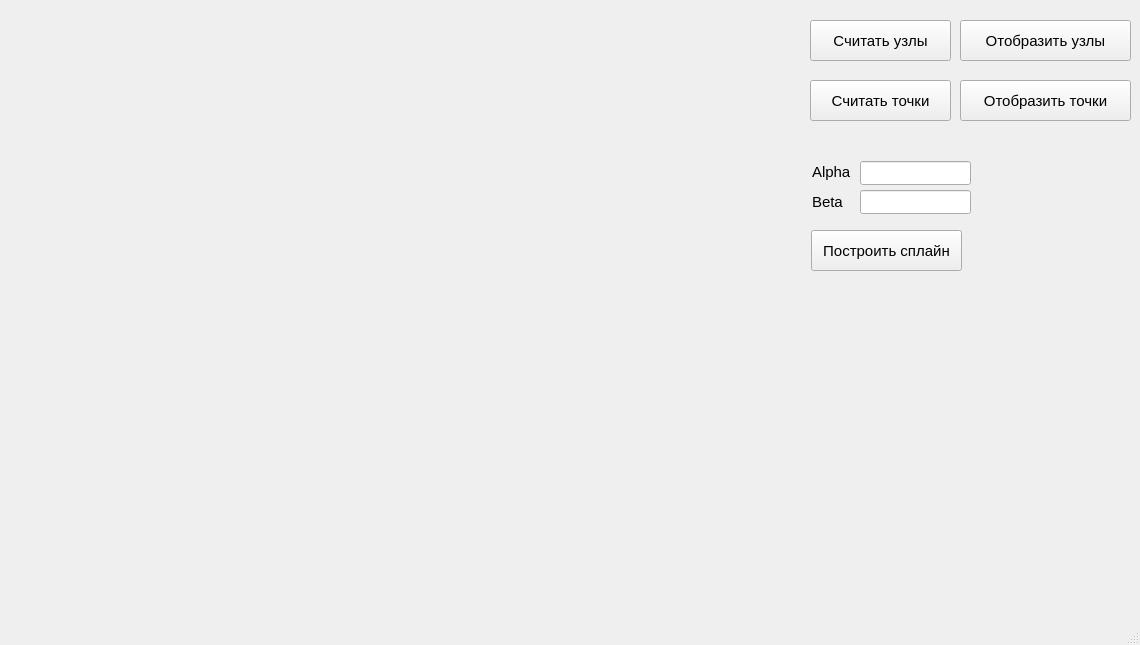
<?xml version="1.0" encoding="UTF-8"?>
<ui version="4.0">
 <class>MainWindow</class>
 <widget class="QMainWindow" name="MainWindow">
  <property name="geometry">
   <rect>
    <x>0</x>
    <y>0</y>
    <width>1140</width>
    <height>645</height>
   </rect>
  </property>
  <property name="windowTitle">
   <string>MainWindow</string>
  </property>
  <widget class="QWidget" name="centralwidget">
   <widget class="QLineEdit" name="lineEdit">
    <property name="geometry">
     <rect>
      <x>860</x>
      <y>161</y>
      <width>111</width>
      <height>24</height>
     </rect>
    </property>
   </widget>
   <widget class="QLabel" name="label">
    <property name="geometry">
     <rect>
      <x>812</x>
      <y>161</y>
      <width>44</width>
      <height>22</height>
     </rect>
    </property>
    <property name="font">
     <font>
      <pointsize>11</pointsize>
     </font>
    </property>
    <property name="text">
     <string>Alpha</string>
    </property>
   </widget>
   <widget class="QPushButton" name="pushButton_5">
    <property name="geometry">
     <rect>
      <x>811</x>
      <y>230</y>
      <width>151</width>
      <height>41</height>
     </rect>
    </property>
    <property name="font">
     <font>
      <pointsize>11</pointsize>
     </font>
    </property>
    <property name="text">
     <string>Построить сплайн</string>
    </property>
   </widget>
   <widget class="QLabel" name="label_2">
    <property name="geometry">
     <rect>
      <x>812</x>
      <y>191</y>
      <width>41</width>
      <height>22</height>
     </rect>
    </property>
    <property name="font">
     <font>
      <pointsize>11</pointsize>
     </font>
    </property>
    <property name="text">
     <string>Beta</string>
    </property>
   </widget>
   <widget class="QLineEdit" name="lineEdit_2">
    <property name="geometry">
     <rect>
      <x>860</x>
      <y>190</y>
      <width>111</width>
      <height>24</height>
     </rect>
    </property>
   </widget>
   <widget class="QPushButton" name="pushButton">
    <property name="geometry">
     <rect>
      <x>810</x>
      <y>20</y>
      <width>141</width>
      <height>41</height>
     </rect>
    </property>
    <property name="font">
     <font>
      <pointsize>11</pointsize>
     </font>
    </property>
    <property name="text">
     <string>Считать узлы</string>
    </property>
   </widget>
   <widget class="QCustomPlot" name="widget" native="true">
    <property name="geometry">
     <rect>
      <x>10</x>
      <y>10</y>
      <width>751</width>
      <height>591</height>
     </rect>
    </property>
   </widget>
   <widget class="QPushButton" name="pushButton_3">
    <property name="geometry">
     <rect>
      <x>810</x>
      <y>80</y>
      <width>141</width>
      <height>41</height>
     </rect>
    </property>
    <property name="font">
     <font>
      <pointsize>11</pointsize>
     </font>
    </property>
    <property name="text">
     <string>Считать точки</string>
    </property>
   </widget>
   <widget class="QPushButton" name="pushButton_6">
    <property name="geometry">
     <rect>
      <x>960</x>
      <y>20</y>
      <width>171</width>
      <height>41</height>
     </rect>
    </property>
    <property name="font">
     <font>
      <pointsize>11</pointsize>
     </font>
    </property>
    <property name="text">
     <string>Отобразить узлы</string>
    </property>
   </widget>
   <widget class="QPushButton" name="pushButton_7">
    <property name="geometry">
     <rect>
      <x>960</x>
      <y>80</y>
      <width>171</width>
      <height>41</height>
     </rect>
    </property>
    <property name="font">
     <font>
      <pointsize>11</pointsize>
     </font>
    </property>
    <property name="text">
     <string>Отобразить точки</string>
    </property>
   </widget>
  </widget>
  <widget class="QMenuBar" name="menubar">
   <property name="geometry">
    <rect>
     <x>0</x>
     <y>0</y>
     <width>1140</width>
     <height>25</height>
    </rect>
   </property>
  </widget>
  <widget class="QStatusBar" name="statusbar"/>
 </widget>
 <customwidgets>
  <customwidget>
   <class>QCustomPlot</class>
   <extends>QWidget</extends>
   <header>qcustomplot.h</header>
   <container>1</container>
  </customwidget>
 </customwidgets>
 <resources/>
 <connections/>
</ui>
